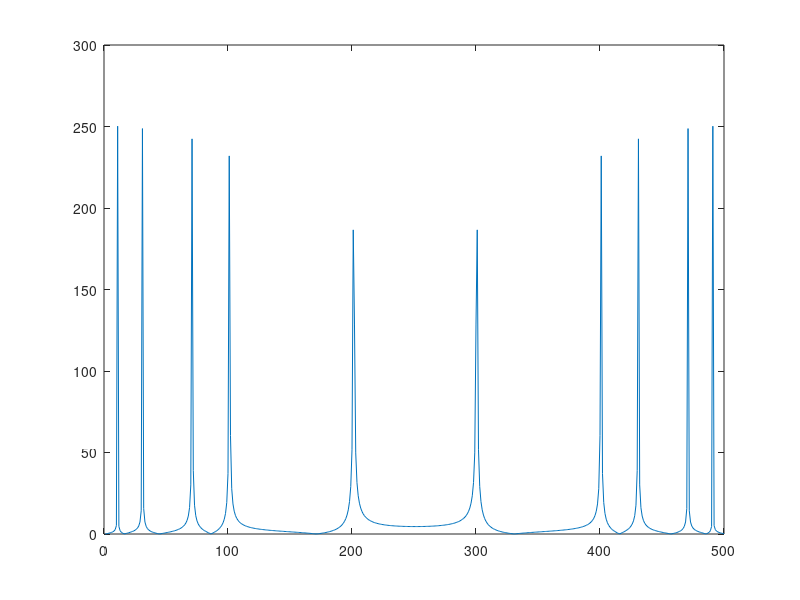
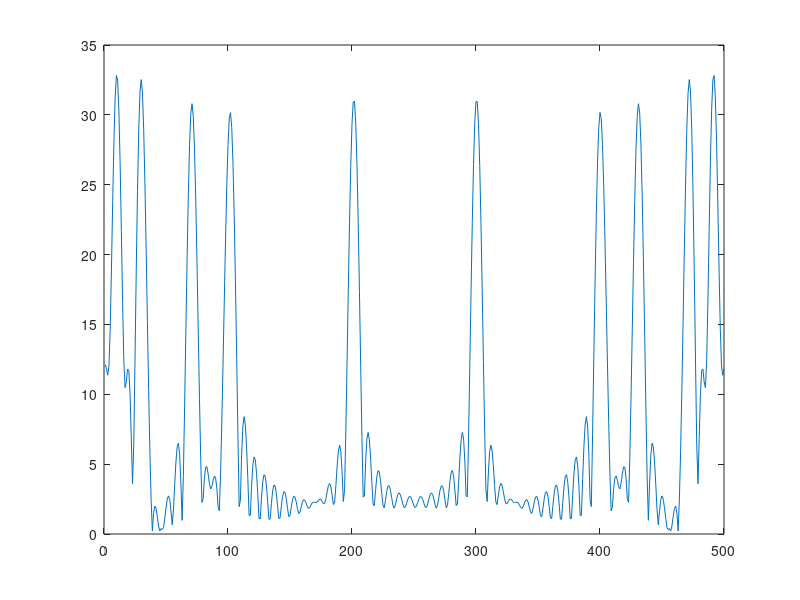

These charts were generated, in order, by the following MATLAB code: (Note: this script raises an error after producing the figures.)
% Close all figures.
close all
Fs=500;
T=1/Fs;
L=500;
Fs2=4000;
L2=64;


t=linspace(0,2*pi,500);
signal=sin(30*t)+sin(70*t)+sin(100*t)+sin(200*t)+sin(10*t);
signal2=signal(1:64);

Y=fft(signal,500);
figure
plot(abs(Y))
Y2=fft(signal2,500);
figure
plot(abs(Y2))
emgConvert=table2array(emghealthy(:,2));
Y3=fft(emgConvert,L2);
figure
f2=Fs*(0:(L2-1))/L2;
P3=Y3
plot(f2,abs(Y3))



temp=[0.189514,0.481174,0.16969,0.140174,0.438823,0.0240877,0.00634368,0.0189451,0.0311787,0.479401,0.0323128,0.0525923,0.109624,0.464936,0.0595717,0.0273351,0.0168812,0.0140665,0.0151554,0.0181987,0.0225808,0.0286126,0.0375237,0.0526122,0.0852952,0.217102,0.405919,0.105128,0.0608161,0.0435381,0.0350276,0.0308494,0.0295743,0.0308491,0.0350278,0.0435383,0.0608156,0.105128,0.405919,0.217102,0.0852952,0.0526128,0.0375236,0.0286126,0.0225806,0.0181993,0.0151555,0.0140665,0.0168812,0.0273352,0.0595717,0.464936,0.109624,0.0525922,0.0323127,0.479401,0.0311786,0.0189449,0.0063441,0.0240876,0.438823,0.140174,0.16969,0.481174];
figure
plot(linspace(0,500,64),temp);

max(TaskTimes)